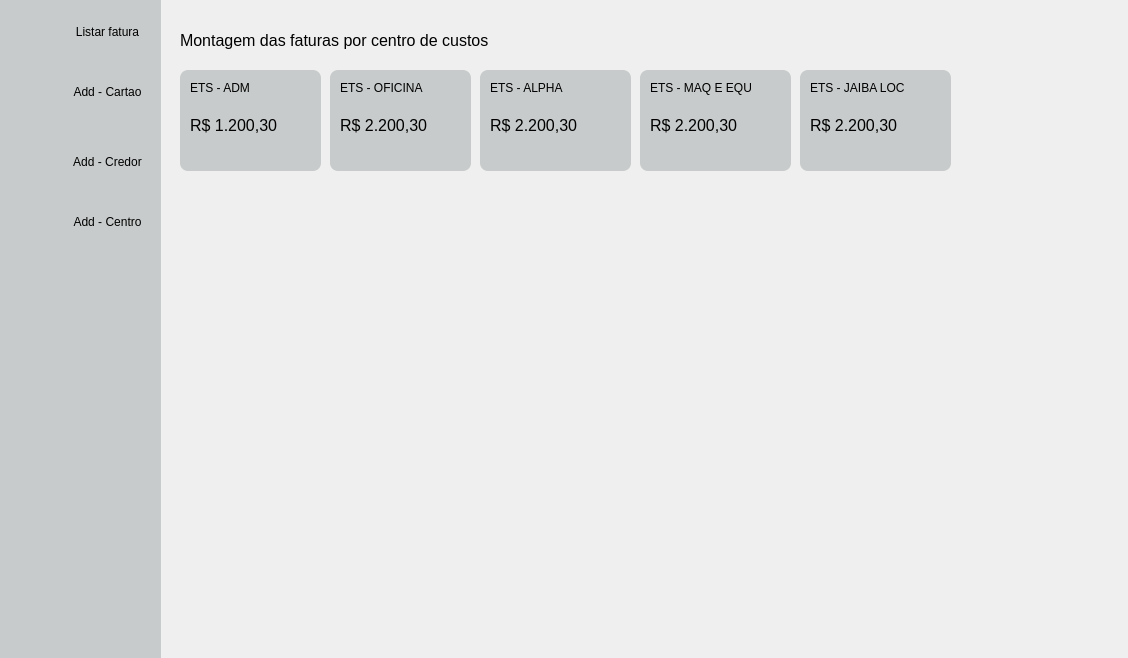
<?xml version="1.0" encoding="UTF-8"?>
<ui version="4.0">
 <class>MainWindow</class>
 <widget class="QMainWindow" name="MainWindow">
  <property name="windowModality">
   <enum>Qt::WindowModal</enum>
  </property>
  <property name="geometry">
   <rect>
    <x>0</x>
    <y>0</y>
    <width>1128</width>
    <height>658</height>
   </rect>
  </property>
  <property name="windowTitle">
   <string>Controle de cartões</string>
  </property>
  <property name="autoFillBackground">
   <bool>true</bool>
  </property>
  <widget class="QWidget" name="centralwidget">
   <widget class="QFrame" name="frame2">
    <property name="geometry">
     <rect>
      <x>180</x>
      <y>70</y>
      <width>141</width>
      <height>101</height>
     </rect>
    </property>
    <property name="styleSheet">
     <string notr="true">#frame2{
background-color:#c8cbcb;
border-radius:8px;

}</string>
    </property>
    <property name="frameShape">
     <enum>QFrame::StyledPanel</enum>
    </property>
    <property name="frameShadow">
     <enum>QFrame::Raised</enum>
    </property>
    <widget class="QLabel" name="label">
     <property name="geometry">
      <rect>
       <x>10</x>
       <y>10</y>
       <width>61</width>
       <height>16</height>
      </rect>
     </property>
     <property name="text">
      <string>ETS - ADM</string>
     </property>
    </widget>
    <widget class="QLabel" name="lblAdm">
     <property name="geometry">
      <rect>
       <x>10</x>
       <y>40</y>
       <width>111</width>
       <height>31</height>
      </rect>
     </property>
     <property name="font">
      <font>
       <pointsize>12</pointsize>
      </font>
     </property>
     <property name="text">
      <string>R$ 1.200,30</string>
     </property>
    </widget>
   </widget>
   <widget class="QLabel" name="label_3">
    <property name="geometry">
     <rect>
      <x>180</x>
      <y>20</y>
      <width>381</width>
      <height>41</height>
     </rect>
    </property>
    <property name="font">
     <font>
      <pointsize>12</pointsize>
     </font>
    </property>
    <property name="text">
     <string>Montagem das faturas por centro de custos</string>
    </property>
   </widget>
   <widget class="QFrame" name="frame2_2">
    <property name="geometry">
     <rect>
      <x>330</x>
      <y>70</y>
      <width>141</width>
      <height>101</height>
     </rect>
    </property>
    <property name="styleSheet">
     <string notr="true">#frame2_2{
background-color:#c8cbcb;
border-radius:8px;

}</string>
    </property>
    <property name="frameShape">
     <enum>QFrame::StyledPanel</enum>
    </property>
    <property name="frameShadow">
     <enum>QFrame::Raised</enum>
    </property>
    <widget class="QLabel" name="label_4">
     <property name="geometry">
      <rect>
       <x>10</x>
       <y>10</y>
       <width>91</width>
       <height>16</height>
      </rect>
     </property>
     <property name="text">
      <string>ETS - OFICINA</string>
     </property>
    </widget>
    <widget class="QLabel" name="lblSomaOficina">
     <property name="geometry">
      <rect>
       <x>10</x>
       <y>40</y>
       <width>111</width>
       <height>31</height>
      </rect>
     </property>
     <property name="font">
      <font>
       <pointsize>12</pointsize>
      </font>
     </property>
     <property name="text">
      <string>R$ 2.200,30</string>
     </property>
    </widget>
   </widget>
   <widget class="QFrame" name="frame2_3">
    <property name="geometry">
     <rect>
      <x>480</x>
      <y>70</y>
      <width>151</width>
      <height>101</height>
     </rect>
    </property>
    <property name="styleSheet">
     <string notr="true">#frame2_3{
background-color:#c8cbcb;
border-radius:8px;

}</string>
    </property>
    <property name="frameShape">
     <enum>QFrame::StyledPanel</enum>
    </property>
    <property name="frameShadow">
     <enum>QFrame::Raised</enum>
    </property>
    <widget class="QLabel" name="label_6">
     <property name="geometry">
      <rect>
       <x>10</x>
       <y>10</y>
       <width>91</width>
       <height>16</height>
      </rect>
     </property>
     <property name="text">
      <string>ETS - ALPHA</string>
     </property>
    </widget>
    <widget class="QLabel" name="lblSomaAlpha">
     <property name="geometry">
      <rect>
       <x>10</x>
       <y>40</y>
       <width>111</width>
       <height>31</height>
      </rect>
     </property>
     <property name="font">
      <font>
       <pointsize>12</pointsize>
      </font>
     </property>
     <property name="text">
      <string>R$ 2.200,30</string>
     </property>
    </widget>
   </widget>
   <widget class="QFrame" name="frame2_4">
    <property name="geometry">
     <rect>
      <x>640</x>
      <y>70</y>
      <width>151</width>
      <height>101</height>
     </rect>
    </property>
    <property name="styleSheet">
     <string notr="true">#frame2_4{
background-color:#c8cbcb;
border-radius:8px;

}</string>
    </property>
    <property name="frameShape">
     <enum>QFrame::StyledPanel</enum>
    </property>
    <property name="frameShadow">
     <enum>QFrame::Raised</enum>
    </property>
    <widget class="QLabel" name="label_8">
     <property name="geometry">
      <rect>
       <x>10</x>
       <y>10</y>
       <width>101</width>
       <height>16</height>
      </rect>
     </property>
     <property name="text">
      <string>ETS - MAQ E EQUIP</string>
     </property>
    </widget>
    <widget class="QLabel" name="lblMaquinas">
     <property name="geometry">
      <rect>
       <x>10</x>
       <y>40</y>
       <width>111</width>
       <height>31</height>
      </rect>
     </property>
     <property name="font">
      <font>
       <pointsize>12</pointsize>
      </font>
     </property>
     <property name="text">
      <string>R$ 2.200,30</string>
     </property>
    </widget>
   </widget>
   <widget class="QFrame" name="frame2_5">
    <property name="geometry">
     <rect>
      <x>800</x>
      <y>70</y>
      <width>151</width>
      <height>101</height>
     </rect>
    </property>
    <property name="styleSheet">
     <string notr="true">#frame2_5{
background-color:#c8cbcb;
border-radius:8px;

}</string>
    </property>
    <property name="frameShape">
     <enum>QFrame::StyledPanel</enum>
    </property>
    <property name="frameShadow">
     <enum>QFrame::Raised</enum>
    </property>
    <widget class="QLabel" name="label_14">
     <property name="geometry">
      <rect>
       <x>10</x>
       <y>10</y>
       <width>101</width>
       <height>16</height>
      </rect>
     </property>
     <property name="text">
      <string>ETS - JAIBA LOC</string>
     </property>
    </widget>
    <widget class="QLabel" name="lblJaiba">
     <property name="geometry">
      <rect>
       <x>10</x>
       <y>40</y>
       <width>111</width>
       <height>31</height>
      </rect>
     </property>
     <property name="font">
      <font>
       <pointsize>12</pointsize>
      </font>
     </property>
     <property name="text">
      <string>R$ 2.200,30</string>
     </property>
    </widget>
   </widget>
   <widget class="QFrame" name="frame2_6">
    <property name="enabled">
     <bool>true</bool>
    </property>
    <property name="geometry">
     <rect>
      <x>0</x>
      <y>0</y>
      <width>161</width>
      <height>721</height>
     </rect>
    </property>
    <property name="autoFillBackground">
     <bool>false</bool>
    </property>
    <property name="styleSheet">
     <string notr="true">#frame2_6{
background-color:#c8cbcb;
heigth:3500px;
width:300px;

}</string>
    </property>
    <property name="frameShape">
     <enum>QFrame::NoFrame</enum>
    </property>
    <property name="frameShadow">
     <enum>QFrame::Raised</enum>
    </property>
    <property name="lineWidth">
     <number>6</number>
    </property>
    <property name="midLineWidth">
     <number>6</number>
    </property>
    <widget class="QLabel" name="btnListFatura">
     <property name="geometry">
      <rect>
       <x>11</x>
       <y>11</y>
       <width>50</width>
       <height>50</height>
      </rect>
     </property>
     <property name="cursor">
      <cursorShape>ArrowCursor</cursorShape>
     </property>
     <property name="text">
      <string/>
     </property>
     <property name="pixmap">
      <pixmap>list_alt_24dp_5F6368_FILL0_wght400_GRAD0_opsz24.png</pixmap>
     </property>
     <property name="scaledContents">
      <bool>true</bool>
     </property>
    </widget>
    <widget class="QPushButton" name="btnAbriFatura">
     <property name="geometry">
      <rect>
       <x>70</x>
       <y>20</y>
       <width>75</width>
       <height>23</height>
      </rect>
     </property>
     <property name="cursor">
      <cursorShape>PointingHandCursor</cursorShape>
     </property>
     <property name="text">
      <string>Listar fatura</string>
     </property>
     <property name="flat">
      <bool>true</bool>
     </property>
    </widget>
    <widget class="QLabel" name="label_12">
     <property name="geometry">
      <rect>
       <x>11</x>
       <y>65</y>
       <width>50</width>
       <height>50</height>
      </rect>
     </property>
     <property name="cursor">
      <cursorShape>ArrowCursor</cursorShape>
     </property>
     <property name="text">
      <string/>
     </property>
     <property name="pixmap">
      <pixmap>add_card_24dp_5F6368_FILL0_wght400_GRAD0_opsz24.png</pixmap>
     </property>
     <property name="scaledContents">
      <bool>true</bool>
     </property>
    </widget>
    <widget class="QPushButton" name="btnAddCartao">
     <property name="geometry">
      <rect>
       <x>70</x>
       <y>80</y>
       <width>75</width>
       <height>23</height>
      </rect>
     </property>
     <property name="cursor">
      <cursorShape>PointingHandCursor</cursorShape>
     </property>
     <property name="text">
      <string>Add - Cartao</string>
     </property>
     <property name="flat">
      <bool>true</bool>
     </property>
    </widget>
    <widget class="QLabel" name="label_10">
     <property name="geometry">
      <rect>
       <x>11</x>
       <y>129</y>
       <width>50</width>
       <height>50</height>
      </rect>
     </property>
     <property name="cursor">
      <cursorShape>ArrowCursor</cursorShape>
     </property>
     <property name="text">
      <string/>
     </property>
     <property name="pixmap">
      <pixmap>person_add_24dp_5F6368_FILL0_wght400_GRAD0_opsz24.png</pixmap>
     </property>
     <property name="scaledContents">
      <bool>true</bool>
     </property>
    </widget>
    <widget class="QLabel" name="label_16">
     <property name="geometry">
      <rect>
       <x>11</x>
       <y>192</y>
       <width>50</width>
       <height>50</height>
      </rect>
     </property>
     <property name="cursor">
      <cursorShape>ArrowCursor</cursorShape>
     </property>
     <property name="text">
      <string/>
     </property>
     <property name="pixmap">
      <pixmap>domain_add_24dp_5F6368_FILL0_wght400_GRAD0_opsz24.png</pixmap>
     </property>
     <property name="scaledContents">
      <bool>true</bool>
     </property>
    </widget>
    <widget class="QPushButton" name="btnAddCredor">
     <property name="geometry">
      <rect>
       <x>70</x>
       <y>150</y>
       <width>75</width>
       <height>23</height>
      </rect>
     </property>
     <property name="cursor">
      <cursorShape>PointingHandCursor</cursorShape>
     </property>
     <property name="text">
      <string>Add - Credor</string>
     </property>
     <property name="flat">
      <bool>true</bool>
     </property>
    </widget>
    <widget class="QPushButton" name="btnAddCentro">
     <property name="geometry">
      <rect>
       <x>70</x>
       <y>210</y>
       <width>75</width>
       <height>23</height>
      </rect>
     </property>
     <property name="cursor">
      <cursorShape>PointingHandCursor</cursorShape>
     </property>
     <property name="text">
      <string>Add - Centro</string>
     </property>
     <property name="flat">
      <bool>true</bool>
     </property>
    </widget>
   </widget>
   <zorder>frame2_6</zorder>
   <zorder>frame2</zorder>
   <zorder>label_3</zorder>
   <zorder>frame2_2</zorder>
   <zorder>frame2_3</zorder>
   <zorder>frame2_4</zorder>
   <zorder>frame2_5</zorder>
  </widget>
 </widget>
 <resources/>
 <connections/>
</ui>
